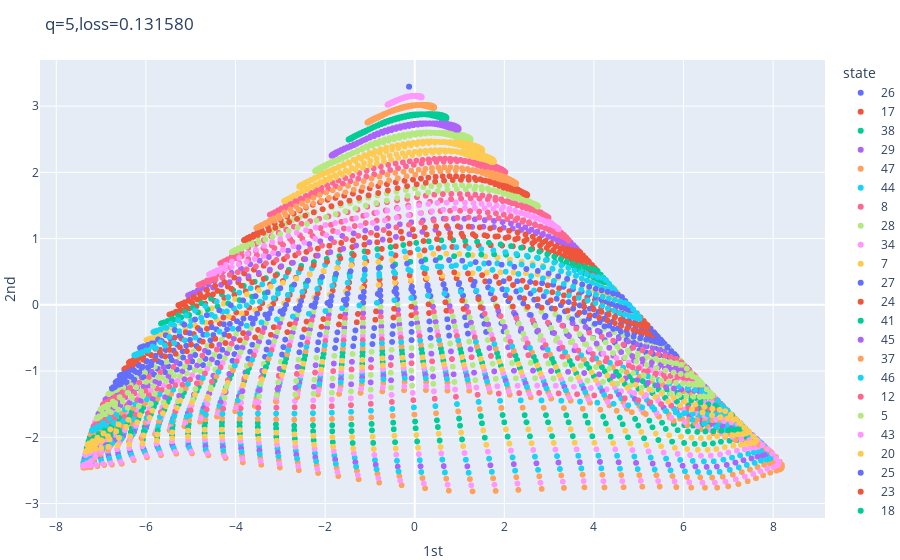

The cell this chart's notebook holds for it:
### Code cell
Adam = tf.keras.optimizers.Adam(learning_rate=0.01,beta_1=0.9,beta_2=0.999,epsilon=1e-07)
SGD = tf.keras.optimizers.SGD(learning_rate=0.001,momentum=0.0,nesterov=False)
model.compile(loss='mse',optimizer=Adam)
history = model.fit(X,X,epochs=100000,verbose=0,callbacks=[CustomCallback()])

### Figure 1 — Plotly figure (JSON) as saved in the notebook; plotly's stock layout.template omitted (floating-point values rounded to 4 significant figures; data arrays with more than 128 entries replaced by an {"elided": "..."} marker saying what was removed)
{"data": [{"hovertemplate": "state=26<br>1st=%{x}<br>2nd=%{y}<br>shift=%{text}<extra></extra>", "legendgroup": "26", "marker": {"color": "#636efa", "symbol": "circle"}, "mode": "markers+text", "name": "26", "showlegend": true, "text": {"elided": "400 int values"}, "type": "scattergl", "x": {"elided": "400 float values"}, "xaxis": "x", "y": {"elided": "400 float values"}, "yaxis": "y"}, {"hovertemplate": "state=17<br>1st=%{x}<br>2nd=%{y}<br>shift=%{text}<extra></extra>", "legendgroup": "17", "marker": {"color": "#EF553B", "symbol": "circle"}, "mode": "markers+text", "name": "17", "showlegend": true, "text": {"elided": "400 int values"}, "type": "scattergl", "x": {"elided": "400 float values"}, "xaxis": "x", "y": {"elided": "400 float values"}, "yaxis": "y"}, {"hovertemplate": "state=38<br>1st=%{x}<br>2nd=%{y}<br>shift=%{text}<extra></extra>", "legendgroup": "38", "marker": {"color": "#00cc96", "symbol": "circle"}, "mode": "markers+text", "name": "38", "showlegend": true, "text": {"elided": "400 int values"}, "type": "scattergl", "x": {"elided": "400 float values"}, "xaxis": "x", "y": {"elided": "400 float values"}, "yaxis": "y"}, {"hovertemplate": "state=29<br>1st=%{x}<br>2nd=%{y}<br>shift=%{text}<extra></extra>", "legendgroup": "29", "marker": {"color": "#ab63fa", "symbol": "circle"}, "mode": "markers+text", "name": "29", "showlegend": true, "text": {"elided": "400 int values"}, "type": "scattergl", "x": {"elided": "400 float values"}, "xaxis": "x", "y": {"elided": "400 float values"}, "yaxis": "y"}, {"hovertemplate": "state=47<br>1st=%{x}<br>2nd=%{y}<br>shift=%{text}<extra></extra>", "legendgroup": "47", "marker": {"color": "#FFA15A", "symbol": "circle"}, "mode": "markers+text", "name": "47", "showlegend": true, "text": {"elided": "400 int values"}, "type": "scattergl", "x": {"elided": "400 float values"}, "xaxis": "x", "y": {"elided": "400 float values"}, "yaxis": "y"}, {"hovertemplate": "state=44<br>1st=%{x}<br>2nd=%{y}<br>shift=%{text}<extra></extra>", "legendgroup": "44", "marker": {"color": "#19d3f3", "symbol": "circle"}, "mode": "markers+text", "name": "44", "showlegend": true, "text": {"elided": "400 int values"}, "type": "scattergl", "x": {"elided": "400 float values"}, "xaxis": "x", "y": {"elided": "400 float values"}, "yaxis": "y"}, {"hovertemplate": "state=8<br>1st=%{x}<br>2nd=%{y}<br>shift=%{text}<extra></extra>", "legendgroup": "8", "marker": {"color": "#FF6692", "symbol": "circle"}, "mode": "markers+text", "name": "8", "showlegend": true, "text": {"elided": "400 int values"}, "type": "scattergl", "x": {"elided": "400 float values"}, "xaxis": "x", "y": {"elided": "400 float values"}, "yaxis": "y"}, {"hovertemplate": "state=28<br>1st=%{x}<br>2nd=%{y}<br>shift=%{text}<extra></extra>", "legendgroup": "28", "marker": {"color": "#B6E880", "symbol": "circle"}, "mode": "markers+text", "name": "28", "showlegend": true, "text": {"elided": "400 int values"}, "type": "scattergl", "x": {"elided": "400 float values"}, "xaxis": "x", "y": {"elided": "400 float values"}, "yaxis": "y"}, {"hovertemplate": "state=34<br>1st=%{x}<br>2nd=%{y}<br>shift=%{text}<extra></extra>", "legendgroup": "34", "marker": {"color": "#FF97FF", "symbol": "circle"}, "mode": "markers+text", "name": "34", "showlegend": true, "text": {"elided": "400 int values"}, "type": "scattergl", "x": {"elided": "400 float values"}, "xaxis": "x", "y": {"elided": "400 float values"}, "yaxis": "y"}, {"hovertemplate": "state=7<br>1st=%{x}<br>2nd=%{y}<br>shift=%{text}<extra></extra>", "legendgroup": "7", "marker": {"color": "#FECB52", "symbol": "circle"}, "mode": "markers+text", "name": "7", "showlegend": true, "text": {"elided": "400 int values"}, "type": "scattergl", "x": {"elided": "400 float values"}, "xaxis": "x", "y": {"elided": "400 float values"}, "yaxis": "y"}, {"hovertemplate": "state=27<br>1st=%{x}<br>2nd=%{y}<br>shift=%{text}<extra></extra>", "legendgroup": "27", "marker": {"color": "#636efa", "symbol": "circle"}, "mode": "markers+text", "name": "27", "showlegend": true, "text": {"elided": "400 int values"}, "type": "scattergl", "x": {"elided": "400 float values"}, "xaxis": "x", "y": {"elided": "400 float values"}, "yaxis": "y"}, {"hovertemplate": "state=24<br>1st=%{x}<br>2nd=%{y}<br>shift=%{text}<extra></extra>", "legendgroup": "24", "marker": {"color": "#EF553B", "symbol": "circle"}, "mode": "markers+text", "name": "24", "showlegend": true, "text": {"elided": "400 int values"}, "type": "scattergl", "x": {"elided": "400 float values"}, "xaxis": "x", "y": {"elided": "400 float values"}, "yaxis": "y"}, {"hovertemplate": "state=41<br>1st=%{x}<br>2nd=%{y}<br>shift=%{text}<extra></extra>", "legendgroup": "41", "marker": {"color": "#00cc96", "symbol": "circle"}, "mode": "markers+text", "name": "41", "showlegend": true, "text": {"elided": "400 int values"}, "type": "scattergl", "x": {"elided": "400 float values"}, "xaxis": "x", "y": {"elided": "400 float values"}, "yaxis": "y"}, {"hovertemplate": "state=45<br>1st=%{x}<br>2nd=%{y}<br>shift=%{text}<extra></extra>", "legendgroup": "45", "marker": {"color": "#ab63fa", "symbol": "circle"}, "mode": "markers+text", "name": "45", "showlegend": true, "text": {"elided": "400 int values"}, "type": "scattergl", "x": {"elided": "400 float values"}, "xaxis": "x", "y": {"elided": "400 float values"}, "yaxis": "y"}, {"hovertemplate": "state=37<br>1st=%{x}<br>2nd=%{y}<br>shift=%{text}<extra></extra>", "legendgroup": "37", "marker": {"color": "#FFA15A", "symbol": "circle"}, "mode": "markers+text", "name": "37", "showlegend": true, "text": {"elided": "400 int values"}, "type": "scattergl", "x": {"elided": "400 float values"}, "xaxis": "x", "y": {"elided": "400 float values"}, "yaxis": "y"}, {"hovertemplate": "state=46<br>1st=%{x}<br>2nd=%{y}<br>shift=%{text}<extra></extra>", "legendgroup": "46", "marker": {"color": "#19d3f3", "symbol": "circle"}, "mode": "markers+text", "name": "46", "showlegend": true, "text": {"elided": "400 int values"}, "type": "scattergl", "x": {"elided": "400 float values"}, "xaxis": "x", "y": {"elided": "400 float values"}, "yaxis": "y"}, {"hovertemplate": "state=12<br>1st=%{x}<br>2nd=%{y}<br>shift=%{text}<extra></extra>", "legendgroup": "12", "marker": {"color": "#FF6692", "symbol": "circle"}, "mode": "markers+text", "name": "12", "showlegend": true, "text": {"elided": "400 int values"}, "type": "scattergl", "x": {"elided": "400 float values"}, "xaxis": "x", "y": {"elided": "400 float values"}, "yaxis": "y"}, {"hovertemplate": "state=5<br>1st=%{x}<br>2nd=%{y}<br>shift=%{text}<extra></extra>", "legendgroup": "5", "marker": {"color": "#B6E880", "symbol": "circle"}, "mode": "markers+text", "name": "5", "showlegend": true, "text": {"elided": "400 int values"}, "type": "scattergl", "x": {"elided": "400 float values"}, "xaxis": "x", "y": {"elided": "400 float values"}, "yaxis": "y"}, {"hovertemplate": "state=43<br>1st=%{x}<br>2nd=%{y}<br>shift=%{text}<extra></extra>", "legendgroup": "43", "marker": {"color": "#FF97FF", "symbol": "circle"}, "mode": "markers+text", "name": "43", "showlegend": true, "text": {"elided": "400 int values"}, "type": "scattergl", "x": {"elided": "400 float values"}, "xaxis": "x", "y": {"elided": "400 float values"}, "yaxis": "y"}, {"hovertemplate": "state=20<br>1st=%{x}<br>2nd=%{y}<br>shift=%{text}<extra></extra>", "legendgroup": "20", "marker": {"color": "#FECB52", "symbol": "circle"}, "mode": "markers+text", "name": "20", "showlegend": true, "text": {"elided": "400 int values"}, "type": "scattergl", "x": {"elided": "400 float values"}, "xaxis": "x", "y": {"elided": "400 float values"}, "yaxis": "y"}, {"hovertemplate": "state=25<br>1st=%{x}<br>2nd=%{y}<br>shift=%{text}<extra></extra>", "legendgroup": "25", "marker": {"color": "#636efa", "symbol": "circle"}, "mode": "markers+text", "name": "25", "showlegend": true, "text": {"elided": "400 int values"}, "type": "scattergl", "x": {"elided": "400 float values"}, "xaxis": "x", "y": {"elided": "400 float values"}, "yaxis": "y"}, {"hovertemplate": "state=23<br>1st=%{x}<br>2nd=%{y}<br>shift=%{text}<extra></extra>", "legendgroup": "23", "marker": {"color": "#EF553B", "symbol": "circle"}, "mode": "markers+text", "name": "23", "showlegend": true, "text": {"elided": "400 int values"}, "type": "scattergl", "x": {"elided": "400 float values"}, "xaxis": "x", "y": {"elided": "400 float values"}, "yaxis": "y"}, {"hovertemplate": "state=18<br>1st=%{x}<br>2nd=%{y}<br>shift=%{text}<extra></extra>", "legendgroup": "18", "marker": {"color": "#00cc96", "symbol": "circle"}, "mode": "markers+text", "name": "18", "showlegend": true, "text": {"elided": "400 int values"}, "type": "scattergl", "x": {"elided": "400 float values"}, "xaxis": "x", "y": {"elided": "400 float values"}, "yaxis": "y"}, {"hovertemplate": "state=15<br>1st=%{x}<br>2nd=%{y}<br>shift=%{text}<extra></extra>", "legendgroup": "15", "marker": {"color": "#ab63fa", "symbol": "circle"}, "mode": "markers+text", "name": "15", "showlegend": true, "text": {"elided": "400 int values"}, "type": "scattergl", "x": {"elided": "400 float values"}, "xaxis": "x", "y": {"elided": "400 float values"}, "yaxis": "y"}, {"hovertemplate": "state=49<br>1st=%{x}<br>2nd=%{y}<br>shift=%{text}<extra></extra>", "legendgroup": "49", "marker": {"color": "#FFA15A", "symbol": "circle"}, "mode": "markers+text", "name": "49", "showlegend": true, "text": {"elided": "400 int values"}, "type": "scattergl", "x": {"elided": "400 float values"}, "xaxis": "x", "y": {"elided": "400 float values"}, "yaxis": "y"}, {"hovertemplate": "state=19<br>1st=%{x}<br>2nd=%{y}<br>shift=%{text}<extra></extra>", "legendgroup": "19", "marker": {"color": "#19d3f3", "symbol": "circle"}, "mode": "markers+text", "name": "19", "showlegend": true, "text": {"elided": "400 int values"}, "type": "scattergl", "x": {"elided": "400 float values"}, "xaxis": "x", "y": {"elided": "400 float values"}, "yaxis": "y"}, {"hovertemplate": "state=35<br>1st=%{x}<br>2nd=%{y}<br>shift=%{text}<extra></extra>", "legendgroup": "35", "marker": {"color": "#FF6692", "symbol": "circle"}, "mode": "markers+text", "name": "35", "showlegend": true, "text": {"elided": "400 int values"}, "type": "scattergl", "x": {"elided": "400 float values"}, "xaxis": "x", "y": {"elided": "400 float values"}, "yaxis": "y"}, {"hovertemplate": "state=11<br>1st=%{x}<br>2nd=%{y}<br>shift=%{text}<extra></extra>", "legendgroup": "11", "marker": {"color": "#B6E880", "symbol": "circle"}, "mode": "markers+text", "name": "11", "showlegend": true, "text": {"elided": "400 int values"}, "type": "scattergl", "x": {"elided": "400 float values"}, "xaxis": "x", "y": {"elided": "400 float values"}, "yaxis": "y"}, {"hovertemplate": "state=48<br>1st=%{x}<br>2nd=%{y}<br>shift=%{text}<extra></extra>", "legendgroup": "48", "marker": {"color": "#FF97FF", "symbol": "circle"}, "mode": "markers+text", "name": "48", "showlegend": true, "text": {"elided": "400 int values"}, "type": "scattergl", "x": {"elided": "400 float values"}, "xaxis": "x", "y": {"elided": "400 float values"}, "yaxis": "y"}, {"hovertemplate": "state=6<br>1st=%{x}<br>2nd=%{y}<br>shift=%{text}<extra></extra>", "legendgroup": "6", "marker": {"color": "#FECB52", "symbol": "circle"}, "mode": "markers+text", "name": "6", "showlegend": true, "text": {"elided": "400 int values"}, "type": "scattergl", "x": {"elided": "400 float values"}, "xaxis": "x", "y": {"elided": "400 float values"}, "yaxis": "y"}, {"hovertemplate": "state=21<br>1st=%{x}<br>2nd=%{y}<br>shift=%{text}<extra></extra>", "legendgroup": "21", "marker": {"color": "#636efa", "symbol": "circle"}, "mode": "markers+text", "name": "21", "showlegend": true, "text": {"elided": "400 int values"}, "type": "scattergl", "x": {"elided": "400 float values"}, "xaxis": "x", "y": {"elided": "400 float values"}, "yaxis": "y"}, {"hovertemplate": "state=16<br>1st=%{x}<br>2nd=%{y}<br>shift=%{text}<extra></extra>", "legendgroup": "16", "marker": {"color": "#EF553B", "symbol": "circle"}, "mode": "markers+text", "name": "16", "showlegend": true, "text": {"elided": "400 int values"}, "type": "scattergl", "x": {"elided": "400 float values"}, "xaxis": "x", "y": {"elided": "400 float values"}, "yaxis": "y"}, {"hovertemplate": "state=39<br>1st=%{x}<br>2nd=%{y}<br>shift=%{text}<extra></extra>", "legendgroup": "39", "marker": {"color": "#00cc96", "symbol": "circle"}, "mode": "markers+text", "name": "39", "showlegend": true, "text": {"elided": "400 int values"}, "type": "scattergl", "x": {"elided": "400 float values"}, "xaxis": "x", "y": {"elided": "400 float values"}, "yaxis": "y"}, {"hovertemplate": "state=32<br>1st=%{x}<br>2nd=%{y}<br>shift=%{text}<extra></extra>", "legendgroup": "32", "marker": {"color": "#ab63fa", "symbol": "circle"}, "mode": "markers+text", "name": "32", "showlegend": true, "text": {"elided": "400 int values"}, "type": "scattergl", "x": {"elided": "400 float values"}, "xaxis": "x", "y": {"elided": "400 float values"}, "yaxis": "y"}, {"hovertemplate": "state=2<br>1st=%{x}<br>2nd=%{y}<br>shift=%{text}<extra></extra>", "legendgroup": "2", "marker": {"color": "#FFA15A", "symbol": "circle"}, "mode": "markers+text", "name": "2", "showlegend": true, "text": {"elided": "400 int values"}, "type": "scattergl", "x": {"elided": "400 float values"}, "xaxis": "x", "y": {"elided": "400 float values"}, "yaxis": "y"}, {"hovertemplate": "state=36<br>1st=%{x}<br>2nd=%{y}<br>shift=%{text}<extra></extra>", "legendgroup": "36", "marker": {"color": "#19d3f3", "symbol": "circle"}, "mode": "markers+text", "name": "36", "showlegend": true, "text": {"elided": "400 int values"}, "type": "scattergl", "x": {"elided": "400 float values"}, "xaxis": "x", "y": {"elided": "400 float values"}, "yaxis": "y"}, {"hovertemplate": "state=30<br>1st=%{x}<br>2nd=%{y}<br>shift=%{text}<extra></extra>", "legendgroup": "30", "marker": {"color": "#FF6692", "symbol": "circle"}, "mode": "markers+text", "name": "30", "showlegend": true, "text": {"elided": "400 int values"}, "type": "scattergl", "x": {"elided": "400 float values"}, "xaxis": "x", "y": {"elided": "400 float values"}, "yaxis": "y"}, {"hovertemplate": "state=33<br>1st=%{x}<br>2nd=%{y}<br>shift=%{text}<extra></extra>", "legendgroup": "33", "marker": {"color": "#B6E880", "symbol": "circle"}, "mode": "markers+text", "name": "33", "showlegend": true, "text": {"elided": "400 int values"}, "type": "scattergl", "x": {"elided": "400 float values"}, "xaxis": "x", "y": {"elided": "400 float values"}, "yaxis": "y"}, {"hovertemplate": "state=1<br>1st=%{x}<br>2nd=%{y}<br>shift=%{text}<extra></extra>", "legendgroup": "1", "marker": {"color": "#FF97FF", "symbol": "circle"}, "mode": "markers+text", "name": "1", "showlegend": true, "text": {"elided": "400 int values"}, "type": "scattergl", "x": {"elided": "400 float values"}, "xaxis": "x", "y": {"elided": "400 float values"}, "yaxis": "y"}, {"hovertemplate": "state=40<br>1st=%{x}<br>2nd=%{y}<br>shift=%{text}<extra></extra>", "legendgroup": "40", "marker": {"color": "#FECB52", "symbol": "circle"}, "mode": "markers+text", "name": "40", "showlegend": true, "text": {"elided": "400 int values"}, "type": "scattergl", "x": {"elided": "400 float values"}, "xaxis": "x", "y": {"elided": "400 float values"}, "yaxis": "y"}, {"hovertemplate": "state=0<br>1st=%{x}<br>2nd=%{y}<br>shift=%{text}<extra></extra>", "legendgroup": "0", "marker": {"color": "#636efa", "symbol": "circle"}, "mode": "markers+text", "name": "0", "showlegend": true, "text": {"elided": "400 int values"}, "type": "scattergl", "x": {"elided": "400 float values"}, "xaxis": "x", "y": {"elided": "400 float values"}, "yaxis": "y"}, {"hovertemplate": "state=10<br>1st=%{x}<br>2nd=%{y}<br>shift=%{text}<extra></extra>", "legendgroup": "10", "marker": {"color": "#EF553B", "symbol": "circle"}, "mode": "markers+text", "name": "10", "showlegend": true, "text": {"elided": "400 int values"}, "type": "scattergl", "x": {"elided": "400 float values"}, "xaxis": "x", "y": {"elided": "400 float values"}, "yaxis": "y"}, {"hovertemplate": "state=3<br>1st=%{x}<br>2nd=%{y}<br>shift=%{text}<extra></extra>", "legendgroup": "3", "marker": {"color": "#00cc96", "symbol": "circle"}, "mode": "markers+text", "name": "3", "showlegend": true, "text": {"elided": "400 int values"}, "type": "scattergl", "x": {"elided": "400 float values"}, "xaxis": "x", "y": {"elided": "400 float values"}, "yaxis": "y"}, {"hovertemplate": "state=4<br>1st=%{x}<br>2nd=%{y}<br>shift=%{text}<extra></extra>", "legendgroup": "4", "marker": {"color": "#ab63fa", "symbol": "circle"}, "mode": "markers+text", "name": "4", "showlegend": true, "text": {"elided": "400 int values"}, "type": "scattergl", "x": {"elided": "400 float values"}, "xaxis": "x", "y": {"elided": "400 float values"}, "yaxis": "y"}, {"hovertemplate": "state=9<br>1st=%{x}<br>2nd=%{y}<br>shift=%{text}<extra></extra>", "legendgroup": "9", "marker": {"color": "#FFA15A", "symbol": "circle"}, "mode": "markers+text", "name": "9", "showlegend": true, "text": {"elided": "400 int values"}, "type": "scattergl", "x": {"elided": "400 float values"}, "xaxis": "x", "y": {"elided": "400 float values"}, "yaxis": "y"}, {"hovertemplate": "state=22<br>1st=%{x}<br>2nd=%{y}<br>shift=%{text}<extra></extra>", "legendgroup": "22", "marker": {"color": "#19d3f3", "symbol": "circle"}, "mode": "markers+text", "name": "22", "showlegend": true, "text": {"elided": "400 int values"}, "type": "scattergl", "x": {"elided": "400 float values"}, "xaxis": "x", "y": {"elided": "400 float values"}, "yaxis": "y"}, {"hovertemplate": "state=14<br>1st=%{x}<br>2nd=%{y}<br>shift=%{text}<extra></extra>", "legendgroup": "14", "marker": {"color": "#FF6692", "symbol": "circle"}, "mode": "markers+text", "name": "14", "showlegend": true, "text": {"elided": "400 int values"}, "type": "scattergl", "x": {"elided": "400 float values"}, "xaxis": "x", "y": {"elided": "400 float values"}, "yaxis": "y"}, {"hovertemplate": "state=31<br>1st=%{x}<br>2nd=%{y}<br>shift=%{text}<extra></extra>", "legendgroup": "31", "marker": {"color": "#B6E880", "symbol": "circle"}, "mode": "markers+text", "name": "31", "showlegend": true, "text": {"elided": "400 int values"}, "type": "scattergl", "x": {"elided": "400 float values"}, "xaxis": "x", "y": {"elided": "400 float values"}, "yaxis": "y"}, {"hovertemplate": "state=13<br>1st=%{x}<br>2nd=%{y}<br>shift=%{text}<extra></extra>", "legendgroup": "13", "marker": {"color": "#FF97FF", "symbol": "circle"}, "mode": "markers+text", "name": "13", "showlegend": true, "text": {"elided": "400 int values"}, "type": "scattergl", "x": {"elided": "400 float values"}, "xaxis": "x", "y": {"elided": "400 float values"}, "yaxis": "y"}, {"hovertemplate": "state=42<br>1st=%{x}<br>2nd=%{y}<br>shift=%{text}<extra></extra>", "legendgroup": "42", "marker": {"color": "#FECB52", "symbol": "circle"}, "mode": "markers+text", "name": "42", "showlegend": true, "text": {"elided": "400 int values"}, "type": "scattergl", "x": {"elided": "400 float values"}, "xaxis": "x", "y": {"elided": "400 float values"}, "yaxis": "y"}], "layout": {"autosize": true, "legend": {"title": {"text": "state"}, "tracegroupgap": 0}, "margin": {"b": 0, "l": 0, "r": 0, "t": 60}, "title": {"text": "q=5,loss=0.131580"}, "xaxis": {"anchor": "y", "autorange": true, "domain": [0, 1], "range": [-8.406, 9.2], "title": {"text": "1st"}, "type": "linear"}, "yaxis": {"anchor": "x", "autorange": true, "domain": [0, 1], "range": [-3.228, 3.706], "title": {"text": "2nd"}, "type": "linear"}}}
